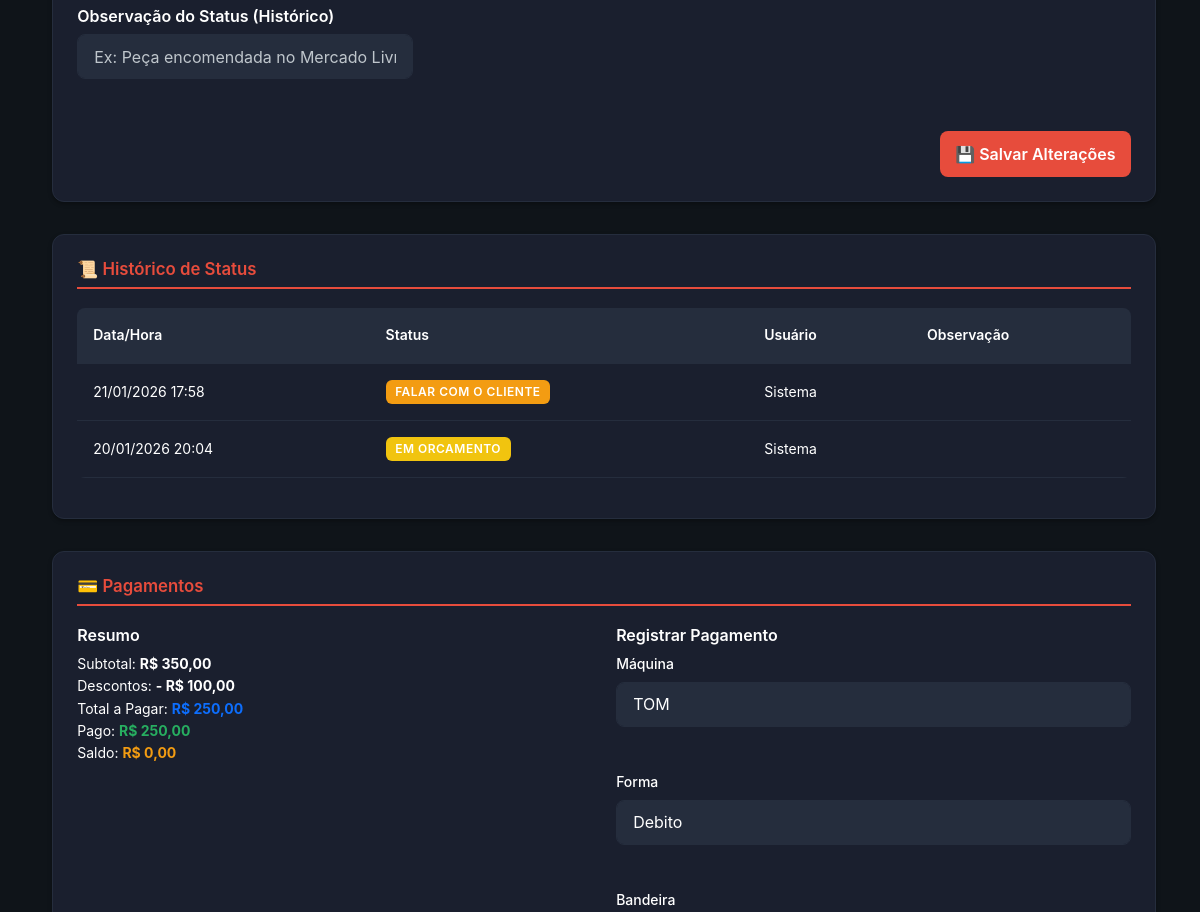
Before: /ordens/view?id=2035 (signed in, middle part) with the older database file.
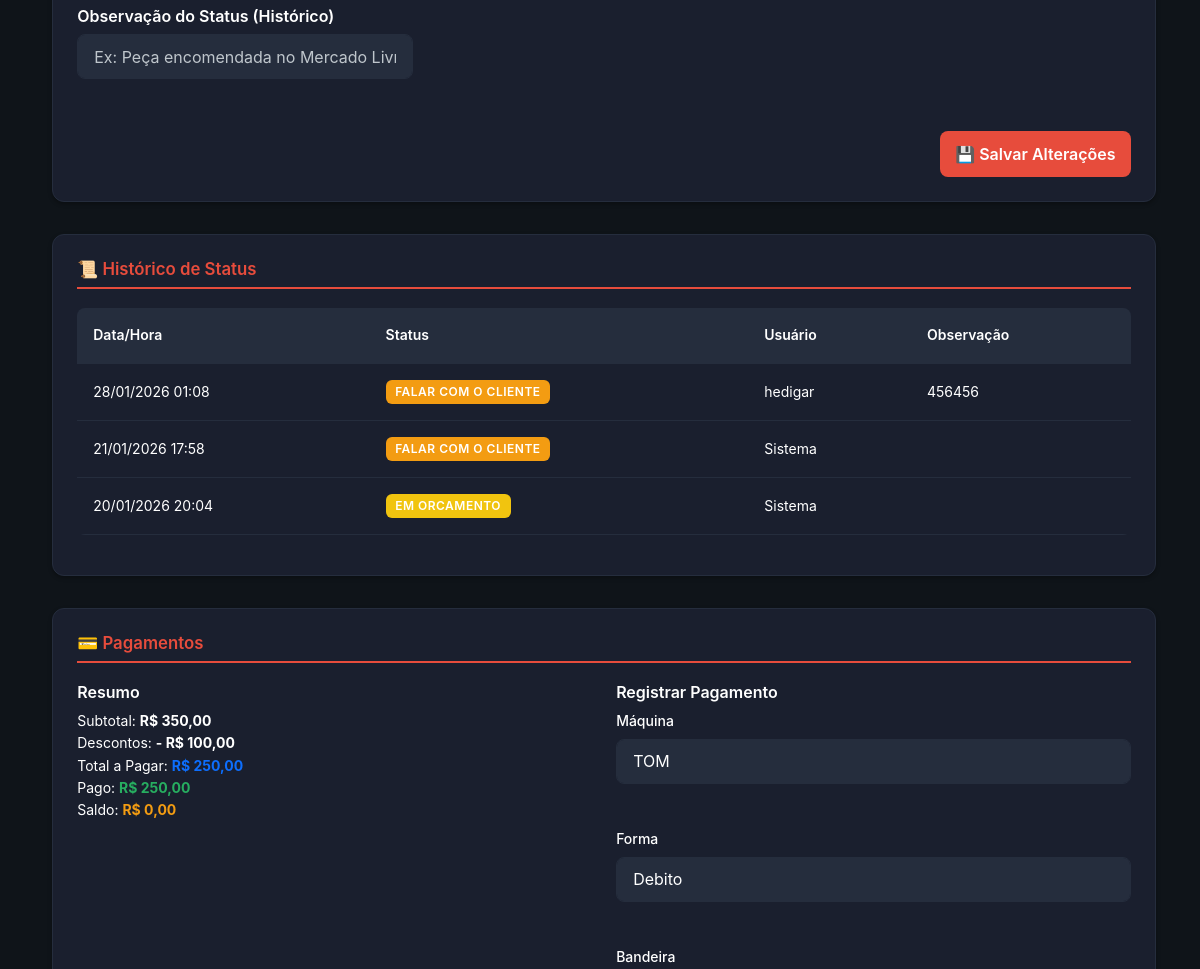
After: the same page with the newer database file.
### tables this page shows
CREATE TABLE `ordens_servico_status_historico` (
  `id` int NOT NULL,
  `ordem_servico_id` int NOT NULL,
  `status_id` int NOT NULL,
  `usuario_id` int DEFAULT NULL,
  `observacao` text,
  `created_at` timestamp NULL DEFAULT CURRENT_TIMESTAMP
);

CREATE TABLE `status_os` (
  `id` int NOT NULL,
  `nome` varchar(50) NOT NULL,
  `cor` varchar(7) DEFAULT '#000000',
  `ordem` int DEFAULT '0'
);

CREATE TABLE `itens_ordem_servico` (
  `id` int NOT NULL,
  `ordem_servico_id` int DEFAULT NULL,
  `atendimento_externo_id` int DEFAULT NULL,
  `tipo_item` varchar(50) NOT NULL,
  `descricao` varchar(255) NOT NULL,
  `quantidade` decimal(10,2) DEFAULT '1.00',
  `custo` decimal(10,2) DEFAULT '0.00',
  `valor_unitario` decimal(10,2) DEFAULT '0.00',
  `valor_total` decimal(10,2) DEFAULT '0.00',
  `status` varchar(50) DEFAULT 'pendente',
  `ativo` tinyint(1) DEFAULT '1',
  `created_at` timestamp NULL DEFAULT CURRENT_TIMESTAMP,
  `valor_custo` decimal(10,2) DEFAULT '0.00',
  `valor_mao_de_obra` decimal(10,2) DEFAULT '0.00',
  `desconto` decimal(10,2) DEFAULT '0.00',
  `porcentagem_margem` decimal(10,2) DEFAULT '0.00',
  `comprar_peca` tinyint(1) DEFAULT '0',
  `link_fornecedor` text
);

CREATE TABLE `usuarios` (
  `id` int NOT NULL,
  `nome` varchar(100) NOT NULL,
  `email` varchar(100) NOT NULL,
  `senha` varchar(255) NOT NULL,
  `nivel_acesso` varchar(50) NOT NULL,
  `trocar_senha` tinyint(1) DEFAULT '1',
  `ativo` tinyint(1) DEFAULT '1',
  `created_at` timestamp NULL DEFAULT CURRENT_TIMESTAMP
);

### app/Core/Controller.php (called while the page is built, shortened)
<?php
abstract class Controller
{
    protected function view(string $view, array $data = []): void
    {
        extract($data);
        $path = __DIR__ . "/../Views/{$view}.php";
        require $path;
    }
}

### app/Controllers/BaseController.php (called while the page is built, shortened)
<?php
abstract class BaseController extends Controller
{
    protected function render(string $view, array $data = []): void
    {
        $data['content'] = __DIR__ . "/../Views/{$view}.php";
        if (!isset($data['user'])) {
            $data['user'] = Auth::user();
        }
        $this->view('layout/main', $data);
    }
}

### app/Controllers/OrdemServicoController.php (called while the page is built, shortened)
<?php
class OrdemServicoController extends BaseController
{
    private $osModel;
    private $statusModel;
    private $itemModel;
    private $historicoModel;
    public function __construct()
    {
        $this->osModel = new OrdemServico();
        $this->statusModel = new StatusOS();
        $this->itemModel = new ItemOS();
        $this->historicoModel = new \App\Models\StatusHistorico();
    }
    public function showView()
    {
        $id = filter_input(INPUT_GET, 'id', FILTER_VALIDATE_INT);
        $ordem = $this->osModel->findWithDetails($id);
        $itens = $this->itemModel->findByOsId($id);
        $historico = $this->historicoModel->findByOsId($id);
        $statuses = $this->statusModel->getAll();
        $configModel = new \App\Models\ConfiguracaoGeral();
        $margemLucro = $configModel->getValor('porcentagem_venda') ?: 0;
        $cfgJson = $configModel->getValor('pagamentos_config') ?: '';
        $cfgService = new \App\Services\PaymentConfigService();
        $cfg = $cfgService->parse($cfgJson);
        $maquinasEnabled = $cfgService->enabledMachines($cfg);
        $formas = $cfgService->aggregateForms($cfg);
        $bandeiras = $cfgService->aggregateBrands($cfg);
        $pgModel = new \App\Models\PagamentoTransacao();
        $transacoes = $pgModel->findByOrigem('os', $id);
        $totalPago = $pgModel->sumByOrigem('os', $id);
        $this->render('os/view', [
            'title' => 'Ordem de Serviço #' . $id,
            'ordem' => $ordem,
            'itens' => $itens,
            'historico' => $historico,
            'statuses' => $statuses,
            'margem_lucro' => $margemLucro,
            'transacoes' => $transacoes,
            'total_pago' => $totalPago,
            'maquinas' => $maquinasEnabled,
            'formas' => $formas,
            'bandeiras' => $bandeiras
        ]);
    }
}

### public/index.php (called while the page is built, shortened)
<?php
require_once __DIR__ . '/../app/Core/Autoload.php';
$router = require_once __DIR__ . '/../app/routes.php';
$uri = trim(parse_url($_SERVER['REQUEST_URI'], PHP_URL_PATH), '/');
$method = $_SERVER['REQUEST_METHOD'];
$router->dispatch($uri, $method);

### app/Core/Autoload.php (called while the page is built, shortened)
<?php
spl_autoload_register(function ($class) {
    $prefix = 'App\\';
    $base_dir = __DIR__ . '/../';
    $len = strlen($prefix);
    if (strncmp($prefix, $class, $len) !== 0) {
        return;
    }
    $relative_class = substr($class, $len);
    $file = $base_dir . str_replace('\\', '/', $relative_class) . '.php';
});

### app/Core/Database.php (called while the page is built, shortened)
<?php
class Database
{
    private static ?Database $instance = null;
    private PDO $conn;
    private function __construct()
    {
        $host = DB_HOST;
        $db   = DB_NAME;
        $user = DB_USER;
        $pass = DB_PASS;
        $charset = 'utf8mb4';
        $dsn = "mysql:host=$host;dbname=$db;charset=$charset";
        $options = [
            PDO::ATTR_ERRMODE            => PDO::ERRMODE_EXCEPTION,
            PDO::ATTR_DEFAULT_FETCH_MODE => PDO::FETCH_ASSOC,
            PDO::ATTR_EMULATE_PREPARES   => false,
            PDO::MYSQL_ATTR_INIT_COMMAND => "SET NAMES utf8mb4; SET time_zone = '-03:00'"
        ];
        try {
            $this->conn = new PDO($dsn, $user, $pass, $options);
        } catch (PDOException $e) {
            error_log("Erro de Conexão com o Banco de Dados: " . $e->getMessage());
            if (($_ENV['APP_DEBUG'] ?? 'false') === 'true') {
                die("Erro de Conexão: " . $e->getMessage());
            }
            die("Erro de Conexão: Por favor, tente novamente mais tarde.");
        }
    }
    public static function getInstance(): Database
    {
        if (self::$instance === null) {
            self::$instance = new self();
        }
        return self::$instance;
    }
    public function getConnection(): PDO
    {
        return $this->conn;
    }
}

### app/Core/Model.php (called while the page is built, shortened)
<?php
abstract class Model
{
    public function __construct()
    {
        $this->db = Database::getInstance()->getConnection();
    }
}

### app/Models/StatusHistorico.php (called while the page is built, shortened)
<?php
class StatusHistorico extends Model
{
    protected string $table = 'ordens_servico_status_historico';
    public function findByOsId(int $osId): array
    {
        $sql = "SELECT h.*, s.nome as status_nome, s.cor as status_cor, u.nome as usuario_nome
                FROM {$this->table} h
                JOIN status_os s ON h.status_id = s.id
                LEFT JOIN usuarios u ON h.usuario_id = u.id
                WHERE h.ordem_servico_id = :os_id
                ORDER BY h.created_at DESC";
        $stmt = $this->db->prepare($sql);
        $stmt->execute(['os_id' => $osId]);
        return $stmt->fetchAll(\PDO::FETCH_ASSOC) ?: [];
    }
}

### app/Models/ItemOS.php (called while the page is built, shortened)
<?php
class ItemOS extends Model
{
    protected string $table = 'itens_ordem_servico';
    public function findByOsId(int $ordemServicoId): array
    {
        try {
            $sql = "SELECT *
                    FROM {$this->table}
                    WHERE ordem_servico_id = :ordem_servico_id AND ativo = 1
                    ORDER BY id ASC";
            $stmt = $this->db->prepare($sql);
            $stmt->bindValue(':ordem_servico_id', $ordemServicoId);
            $stmt->execute();
            return $stmt->fetchAll(\PDO::FETCH_ASSOC) ?: [];
        } catch (\PDOException $e) {
            error_log('Erro ao buscar itens da OS: ' . $e->getMessage());
            return [];
        }
    }
}

### app/Services/PaymentConfigService.php (called while the page is built, shortened)
<?php
class PaymentConfigService
{
    public function aggregateForms(array $cfg): array
    {
        $set = [];
        if (!empty($cfg['maquinas']) && is_array($cfg['maquinas'])) {
            foreach ($cfg['maquinas'] as $m) {
                if (empty($m['habilitada'])) continue;
                if (!empty($m['formas']) && is_array($m['formas'])) {
                    foreach ($m['formas'] as $f) {
                        if (is_string($f) && $f !== '') $set[$f] = true;
                    }
                }
            }
        }
        return array_keys($set);
    }
}

### app/Views/os/view.php (the view, shortened to what the changed rows need)
<?php
require_once __DIR__ . '/../layout/main.php';
$ordem = $ordem ?? [];
$itens = $itens ?? [];
$historico = $historico ?? [];
if (!function_exists('formatCurrency')) {
    function formatCurrency($value) {
        return 'R$ ' . number_format($value, 2, ',', '.');
    }
}
if (!function_exists('safe_val')) {
    function safe_val(array $arr, string $key, $default = null)
    {
        return $arr[$key] ?? $default;
    }
}
?>
<div class="container">
    <div class="card mb-4">
        <form action="<?php echo BASE_URL; ?>ordens/atualizar" method="POST">
            <div class="form-grid mt-4">
                <div class="form-group">
                    <h3 class="mb-2">Observação do Status (Histórico)</h3>
                    <input type="text" name="status_observacao" class="form-control" placeholder="Ex: Peça encomendada no Mercado Livre">
                </div>
            </div>
            <div class="mt-4 text-end">
                <button type="submit" class="btn btn-primary">💾 Salvar Alterações</button>
            </div>
        </form>
    </div>
    <div class="card mb-4">
        <h2 class="card-title">📜 Histórico de Status</h2>
        <?php if (empty($historico)): ?>
            <div class="alert alert-info m-0" style="background-color: var(--bg-tertiary); color: var(--text-primary); border: 1px solid var(--border-color);">Nenhum histórico registrado.</div>
        <?php else: ?>
            <div class="overflow-x-auto">
                <table class="table">
                    <thead>
                        <tr>
                            <th>Data/Hora</th>
                            <th>Status</th>
                            <th>Usuário</th>
                            <th>Observação</th>
                        </tr>
                    </thead>
                    <tbody>
                        <?php foreach ($historico as $h): ?>
                            <tr>
                                <td><?php echo date('d/m/Y H:i', strtotime($h['created_at'])); ?></td>
                                <td>
                                    <span class="badge" style="background-color: <?php echo $h['status_cor']; ?>; color: #fff;">
                                        <?php echo htmlspecialchars($h['status_nome']); ?>
                                    </span>
                                </td>
                                <td><?php echo htmlspecialchars($h['usuario_nome'] ?? 'Sistema'); ?></td>
                                <td><?php echo htmlspecialchars($h['observacao'] ?? '—'); ?></td>
                            </tr>
                        <?php endforeach; ?>
                    </tbody>
                </table>
            </div>
        <?php endif; ?>
    </div>
    <div class="card mb-4">
        <h2 class="card-title">💳 Pagamentos</h2>
        <?php
            $calcSomaBruta = 0;
            $calcSomaDescontos = 0;
            $calcSomaLiquida = 0;
            if (!empty($itens)) {
                foreach ($itens as $item) {
                    $vUnit = (float)($item['valor_unitario'] ?? 0);
                    $vMao = (float)($item['valor_mao_de_obra'] ?? 0);
                    $qtd = (float)($item['quantidade'] ?? 1);
                    $desc = (float)($item['desconto'] ?? 0);
                    $vTotalItem = (float)($item['valor_total'] ?? 0);
                    $vUnitFull = $vUnit + $vMao;
                    $vBrutoItem = $vUnitFull * $qtd;
                    $calcSomaBruta += $vBrutoItem;
                    $calcSomaDescontos += $desc;
                    $calcSomaLiquida += $vTotalItem;
                }
            } else {
                $calcSomaLiquida = (float)(safe_val($ordem, 'valor_total_os', 0));
                $calcSomaDescontos = (float)(safe_val($ordem, 'valor_desconto', 0));
                $calcSomaBruta = $calcSomaLiquida + $calcSomaDescontos;
            }
            $totalPago = (float)($total_pago ?? 0);
            $saldo = max(0, $calcSomaLiquida - $totalPago);
        ?>
        <div class="form-grid">
            <div>
                <h3 class="mb-2">Resumo</h3>
                <p class="m-0">Subtotal: <strong><?php echo formatCurrency($calcSomaBruta); ?></strong></p>
                <?php if ($calcSomaDescontos > 0): ?>
                <p class="m-0">Descontos: <strong>- <?php echo formatCurrency($calcSomaDescontos); ?></strong></p>
                <?php endif; ?>
                <p class="m-0">Total a Pagar: <strong class="text-primary"><?php echo formatCurrency($calcSomaLiquida); ?></strong></p>
                <p class="m-0">Pago: <strong class="text-success"><?php echo formatCurrency($totalPago); ?></strong></p>
                <p class="m-0">Saldo: <strong class="text-warning"><?php echo formatCurrency($saldo); ?></strong></p>
            </div>
            <div>
                <h3 class="mb-2">Registrar Pagamento</h3>
                <form id="form-pagamento" onsubmit="return registrarPagamentoOS(event)">
                    <div class="form-grid">
                        <div class="form-group">
                            <label>Máquina</label>
                            <?php $listaMaquinas = $maquinas ?? []; ?>
                            <select name="maquina" class="form-control">
                                <?php if (empty($listaMaquinas)): ?>
                                    <option value="">Nenhuma máquina habilitada</option>
                                <?php else: ?>
                                    <?php foreach ($listaMaquinas as $mq): ?>
                                        <option value="<?php echo htmlspecialchars($mq); ?>"><?php echo htmlspecialchars($mq); ?></option>
                                    <?php endforeach; ?>
                                <?php endif; ?>
                            </select>
                        </div>
                        <div class="form-group">
                            <label>Forma</label>
                            <?php
                            $formasMaquinas = isset($formas) && is_array($formas) ? $formas : [];
                            $formasPadrao = ['dinheiro', 'boleto', 'pix', 'debito', 'credito'];
                            $listaFormas = array_unique(array_merge($formasMaquinas, $formasPadrao));
                            ?>
                            <select name="forma" class="form-control" id="select-forma-os">
                                <?php foreach ($listaFormas as $f): ?>
                                    <option value="<?php echo htmlspecialchars($f); ?>"><?php echo htmlspecialchars(ucfirst($f)); ?></option>
                                <?php endforeach; ?>
                            </select>
                        </div>
                        <div class="form-group">
                            <label>Bandeira</label>
                        </div>
                    </div>
                </form>
            </div>
        </div>
    </div>
</div>
    </div>

### app/Core/Router.php (shortened to what the changed rows need)
<?php
class Router
{
    protected array $routes = [];
    public function add(string $method, string $uri, string $controller): void
    {
        $this->routes[] = [
            'uri' => trim($uri, '/'),
            'controller' => $controller,
            'method' => strtoupper($method),
        ];
    }
    public function dispatch(string $uri, string $method): void
    {
        $uri = trim($uri, '/');
        $method = strtoupper($method);
        foreach ($this->routes as $route) {
            if ($route['uri'] === $uri && $route['method'] === $method) {
                $parts = explode('@', $route['controller']);
                $action = $parts[1] ?? 'index';
                $controller = new $controllerClass();
                $controller->$action();
                return;
            }
        }
    }
}

Changed rows visible on the page:
added ordens_servico_status_historico: created_at "28/01/2026 01:08", status.nome "FALAR COM O CLIENTE", usuario.nome "hedigar", observacao "456456"
